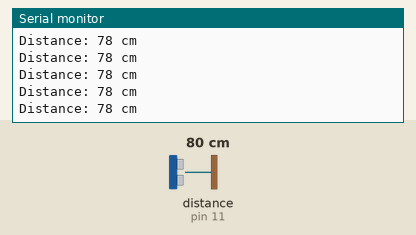
Recording of a sketch running on a simulated Arduino Uno, built with avr-gcc and run on an emulated ATmega328P. Parts: the last lines printed to the serial monitor. Wiring (inferred from the names in the program): ultrasonic range finder: trigger pin 12; echo pin 11. Inputs (shaded band) come from the test bench; at power-on: distance to the obstacle (sensor on pin 11) 80 cm. The echo pulse lasts 58.3 µs per cm.

Above: at 1.2 s.
1.3 s: distance to the obstacle (sensor on pin 11) set to 2 cm
At 1.9 s:
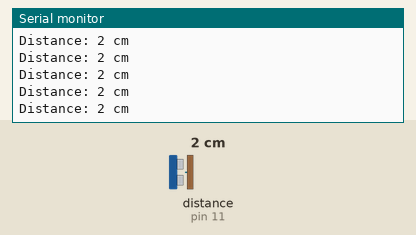
4.3 s: distance to the obstacle (sensor on pin 11) set to 120 cm
At 5.2 s:
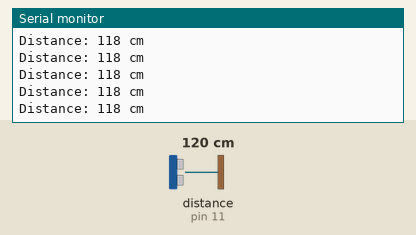
7.3 s: distance to the obstacle (sensor on pin 11) set to 4 cm
At 8.0 s:
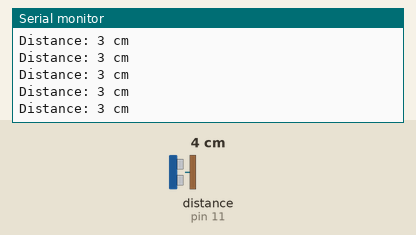
10.3 s: distance to the obstacle (sensor on pin 11) set to 18 cm
At 10.8 s:
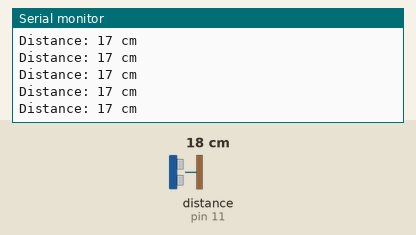
19.3 s: distance to the obstacle (sensor on pin 11) set to 9 cm
At 20.1 s:
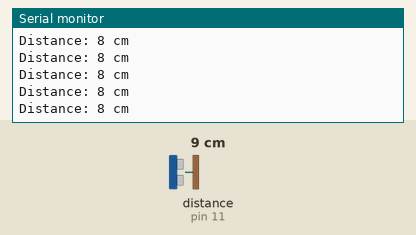
Timing chart, 0 to 22.3 s (numbered marks = the images above; inputs shaded):
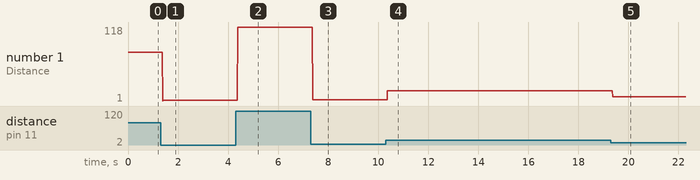

The sketch:

Ultrasonic_Test.ino
```cpp
// ---------------------------------------------------------------- //
// Arduino Ultrasoninc Sensor HC-SR04
// Re-writed by Arbi Abdul Jabbaar
// Using Arduino IDE 1.8.7
// Using HC-SR04 Module
// Tested on 17 September 2019
// ---------------------------------------------------------------- //
int echoPin = 11; // attach pin D2 Arduino to pin Echo of HC-SR04
int trigPin = 12;//attach pin D3 Arduino to pin Trig of HC-SR04

// defines variables
long duration; // variable for the duration of sound wave travel
int distance; // variable for the distance measurement

void setup() {
  pinMode(trigPin, OUTPUT); // Sets the trigPin as an OUTPUT
  pinMode(echoPin, INPUT); // Sets the echoPin as an INPUT
  Serial.begin(9600); // // Serial Communication is starting with 9600 of baudrate speed

}
void loop() {
  // Clears the trigPin condition
  digitalWrite(trigPin, LOW);
  delayMicroseconds(2);
  // Sets the trigPin HIGH (ACTIVE) for 10 microseconds
  digitalWrite(trigPin, HIGH);
  delayMicroseconds(10);
  digitalWrite(trigPin, LOW);
  // Reads the echoPin, returns the sound wave travel time in microseconds
  duration = pulseIn(echoPin, HIGH);
  // Calculating the distance
  distance = duration * 0.034 / 2; // Speed of sound wave divided by 2 (go and back)
  // Displays the distance on the Serial Monitor
  Serial.print("Distance: ");
  Serial.print(distance);
  Serial.println(" cm");
}
```

Measured:
- after the input at 1.3 s, the serial monitor: prints a new line after 0.08 s (image 1)
- after the input at 4.3 s, the serial monitor: prints a new line after 0.08 s (image 2)
- after the input at 7.3 s, the serial monitor: prints a new line after 0.07 s (image 3)
- after the input at 10.3 s, the serial monitor: prints a new line after 0.07 s (image 4)
- after the input at 19.3 s, the serial monitor: prints a new line after 0.07 s (image 5)
- plotted number 1: 78 → 2 after the input at 1.3 s, 2 → 118 after the input at 4.3 s, 118 → 3 after the input at 7.3 s, 3 → 17 after the input at 10.3 s, 17 → 8 after the input at 19.3 s
